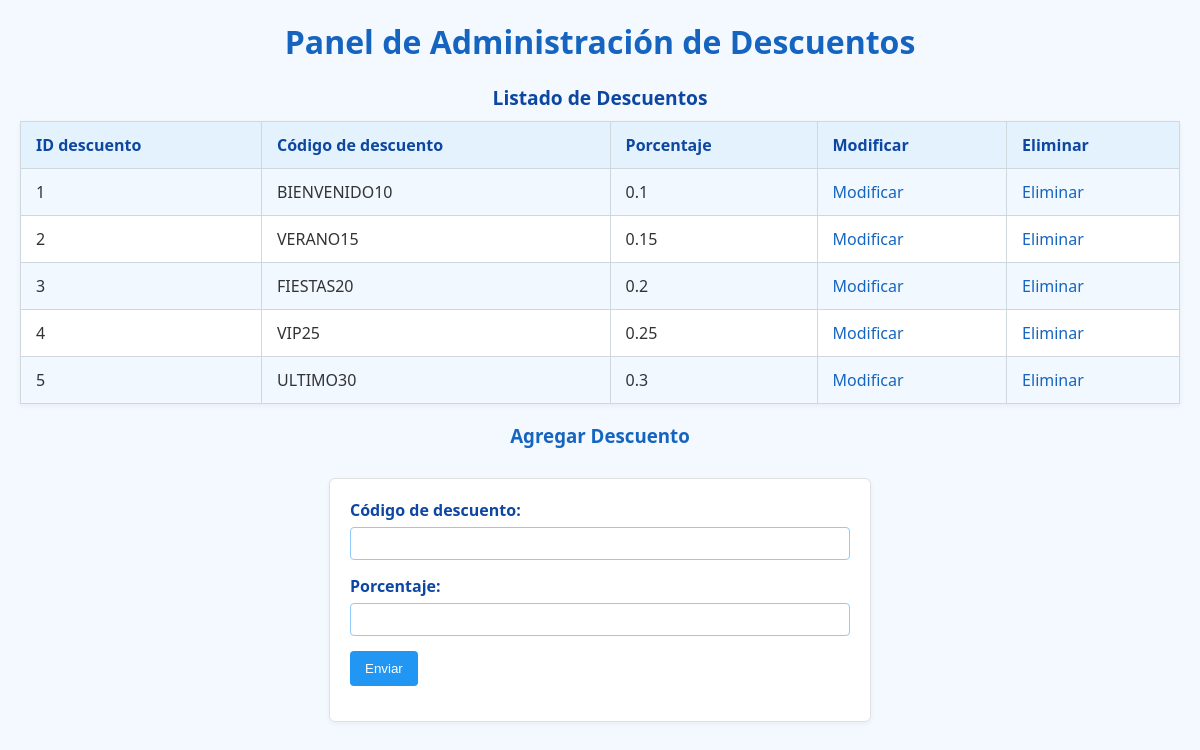
The app's page /admin/descuentos/adminDescuento.php with its own data.
### tables this page shows
CREATE TABLE `descuento` (
  `id_descuento` int(11) NOT NULL,
  `codigo_descuento` varchar(20) DEFAULT NULL,
  `porcentaje` double DEFAULT NULL
);

### admin/descuentos/adminDescuento.php (the view, shortened to what this page needs)
<?php
$con = ConexionBD::obtenerInstancia()->obtenerConexion();
if ($con != NULL) {
    echo "
    <a href=\"../admin.php\">
    <h1>Panel de Administración de Descuentos</h1>
    </a>
    ";
    $consulta = "SELECT id_descuento, codigo_descuento, porcentaje FROM descuento";
    $respuesta = mysqli_query($con, $consulta);
    echo "
    <table border='1'>
        <caption>Listado de Descuentos</caption>
        <tr>
            <th>ID descuento</th>
            <th>Código de descuento</th>
            <th>Porcentaje</th>
            <th>Modificar</th>
            <th>Eliminar</th>
        </tr>
    ";
    while ($fila = mysqli_fetch_array($respuesta)) {
        echo "
        <tr>
            <td>{$fila['id_descuento']}</td>
            <td>{$fila['codigo_descuento']}</td>
            <td>{$fila['porcentaje']}</td>
            <td><a href='modificar.php?id={$fila['id_descuento']}'>Modificar</a></td>
            <td><a href='eliminar.php?id={$fila['id_descuento']}'>Eliminar</a></td>
        </tr>
        ";
    }
    echo "</table>";
}
?>
<head>
    <link rel="stylesheet" href="../styles.css">
</head>
<h3>Agregar Descuento</h3>
<form action="agregar.php" method="post">
    <div>
        <label for="cod">Código de descuento:</label>
        <input id="cod" name="cod" type="text">
    </div>
    <div>
        <label for="por">Porcentaje:</label>
        <input id="por" name="por" type="number" step="0.01">
    </div>
    <div>
        <input type="submit" value="Enviar">
    </div>
</form>

### admin/styles.css (style rules this page uses)
h1, h2, h3 { color: #1565c0; text-align: center; }
table { width: 100%; border-collapse: collapse; margin-top: 20px; background-color: #ffffff; box-shadow: 0 2px 5px rgba(0, 0, 0, 0.05); }
table caption { font-size: 1.2em; margin-bottom: 10px; color: #0d47a1; font-weight: bold; }
th, td { padding: 12px 15px; border: 1px solid #cfd8dc; text-align: left; }
th { background-color: #e3f2fd; color: #0d47a1; }
tr:nth-child(even) { background-color: #f1f8ff; }
a { color: #1565c0; text-decoration: none; }
form { margin-top: 20px; max-width: 500px; padding: 20px; background-color: #ffffff; border: 1px solid #e0e0e0; border-radius: 6px; box-shadow: 0 2px 5px rgba(0, 0, 0, 0.05); margin: 30px auto; }
form div { margin-bottom: 15px; }
label { display: block; margin-bottom: 6px; font-weight: bold; color: #0d47a1; }
input[type="text"], input[type="number"], input[type="date"], input[type="file"] { width: 100%; padding: 8px; border: 1px solid #90caf9; border-radius: 4px; box-sizing: border-box; }
input[type="submit"] { background-color: #2196f3; color: white; border: none; padding: 10px 15px; border-radius: 4px; cursor: pointer; }

### records on screen
descuento: id_descuento "1", codigo_descuento "BIENVENIDO10", porcentaje "0.1"
descuento: id_descuento "2", codigo_descuento "VERANO15", porcentaje "0.15"
descuento: id_descuento "3", codigo_descuento "FIESTAS20", porcentaje "0.2"
descuento: id_descuento "4", codigo_descuento "VIP25", porcentaje "0.25"
descuento: id_descuento "5", codigo_descuento "ULTIMO30", porcentaje "0.3"
